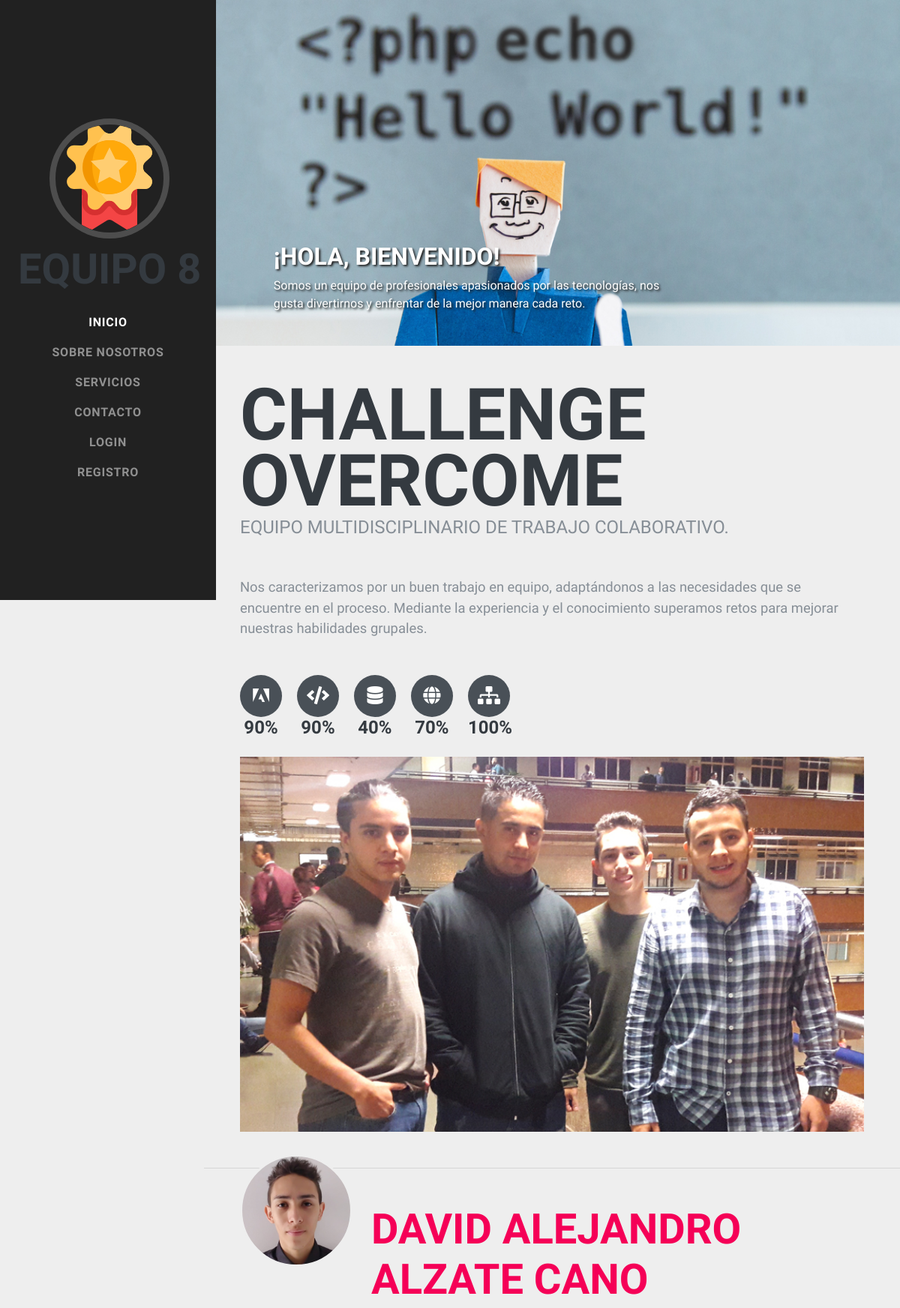
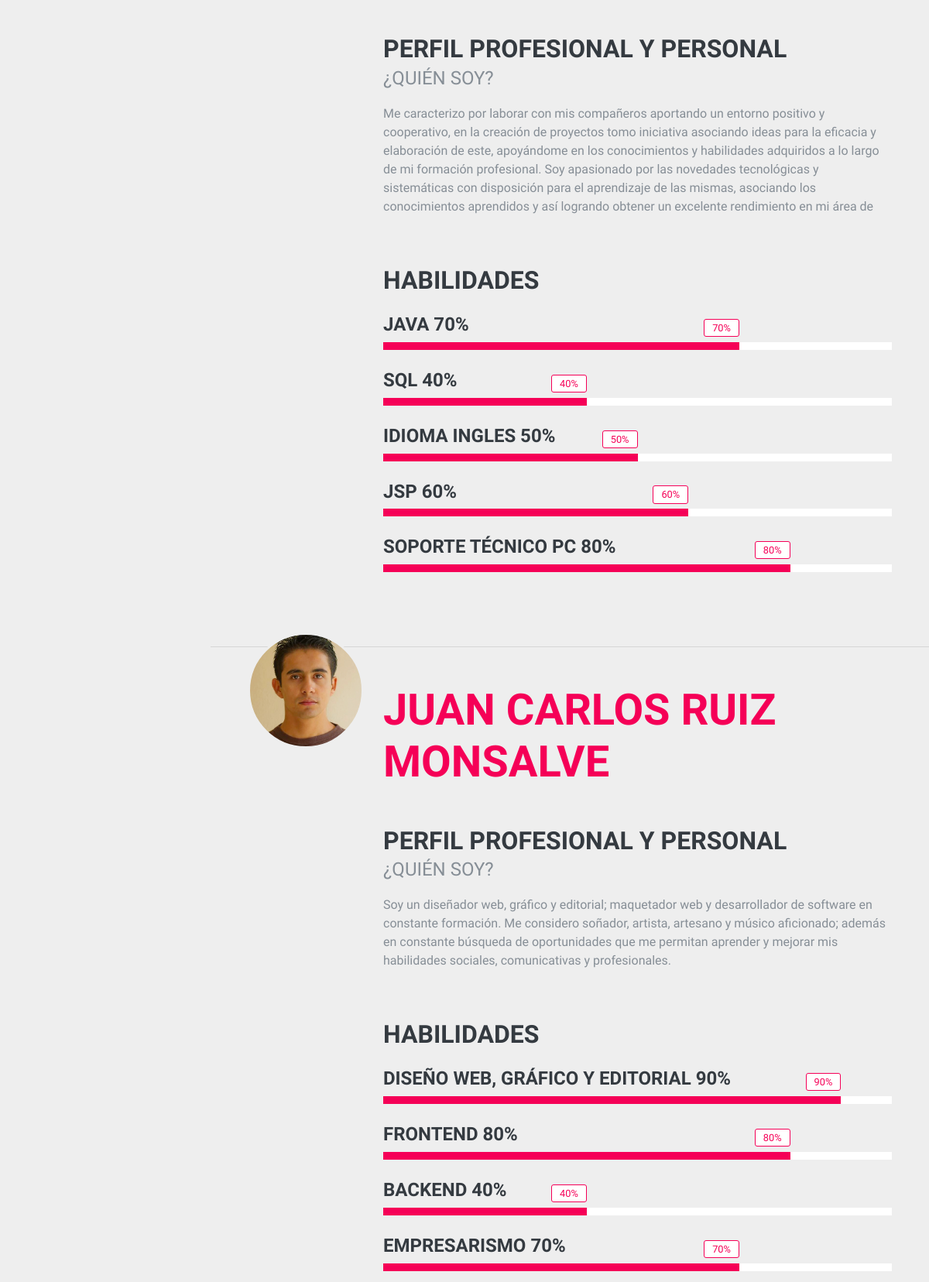
The page / (upper part) on the database its author committed (2 pictures, top to bottom).
### tables this page shows
CREATE TABLE `perfilequipo` (
  `idequipo` varchar(10) NOT NULL,
  `nombre` varchar(50) NOT NULL,
  `email` varchar(50) NOT NULL,
  `telefono` varchar(50) NOT NULL,
  `perfil` varchar(500) NOT NULL,
  `habilidad01` varchar(50) NOT NULL,
  `habilidad02` varchar(50) NOT NULL,
  `habilidad03` varchar(50) NOT NULL,
  `habilidad04` varchar(50) NOT NULL,
  `habilidad05` varchar(50) NOT NULL,
  `foto` varchar(50) NOT NULL
);

CREATE TABLE `perfil` (
  `idn` int(11) NOT NULL,
  `nombres` varchar(50) NOT NULL,
  `apellidos` varchar(50) NOT NULL,
  `email` varchar(50) NOT NULL,
  `telefono` varchar(50) NOT NULL,
  `perfil` varchar(500) NOT NULL,
  `habilidad01` varchar(50) NOT NULL,
  `habilidad02` varchar(50) NOT NULL,
  `habilidad03` varchar(50) NOT NULL,
  `habilidad04` varchar(50) NOT NULL,
  `habilidad05` varchar(50) NOT NULL,
  `foto` varchar(50) NOT NULL,
  `idequipo` varchar(10) NOT NULL
);

### db/clases.php (called while the page is built, shortened)
<?php
class db{
    private $connect;
    private $emailSesion;
    private $passSesion;
    function db_open(){
        $this->connect = new mysqli("localhost","root","","website201901");
        $this->connect->set_charset("utf8");
    }
    function seleccionar_perfiles(){
        $sql = "SELECT * FROM  perfil WHERE idequipo='PPI620308' ";
        $result = $this->db_sql($sql);
        return $result;
    }
    function seleccionar_equipos(){
        $sql = "SELECT * FROM perfilequipo WHERE idequipo='PPI620308'";
        $result = $this->db_sql($sql);
        return $result;
    }
    function check_user($Email,$Password, $complete){
        $sql = "";
        if($complete){
            $sql = "SELECT * FROM usuarios WHERE Email='".$Email."' AND Password='".$Password."' ";
        }else{
            $sql = "SELECT * FROM usuarios WHERE Email='".$Email."'";
        }
        $result = $this->db_sql($sql);
        $row_cnt = $result->num_rows;
        return $row_cnt;
    }
    function check_login(){
        if($this->check_user($this->emailSesion, $this->passSesion,true)>0){
            return true;
        }
        return false;
    }
    function sacarporcentaje($String){
        $letras=str_split($String);
        $numero1=strlen($String)-3;
        $numero2=strlen($String)-2;
        $porcentaje= $letras[$numero1].$letras[$numero2];
        return $porcentaje;
    }
    function putSessions(){
        $this->emailSesion = $_SESSION["email"];
        $this->passSesion = $_SESSION["password"];
    }
    function db_sql($sql){
        $result = $this->connect->query($sql);
        return $result;
    }
}

### index.php (the view, shortened to what this page needs)
<?php
    require('db/clases.php');
    $db=new db();
    $result=$db->seleccionar_perfiles();
    $equipo=$db->seleccionar_equipos();
?>
<!DOCTYPE html>
<html lang="en">
<head>
    <link href="vendor/bootstrap/css/bootstrap.min.css" rel="stylesheet">
    <link href="vendor/fontawesome-free/css/all.min.css" rel="stylesheet">
    <link href="css/resume.css" rel="stylesheet">
</head>
<body id="page-top">
    <nav class="navbar navbar-expand-lg navbar-dark bg-primary fixed-top" id="sideNav">
        <a class="navbar-brand js-scroll-trigger" href="#page-top">
            <span class="d-none d-lg-block">
                <img class="img-fluid img-profile rounded-circle mx-auto mb-2" src="img/logo.svg" alt="">
                <h2>Equipo 8</h2>
            </span>
        </a>
        <div class="collapse navbar-collapse" id="navbarSupportedContent">
            <ul class="navbar-nav">
                <li class="nav-item">
                    <a class="nav-link js-scroll-trigger" href="#inicio">Inicio</a>
                </li>
                <li class="nav-item">
                    <a class="nav-link js-scroll-trigger" href="#team">Sobre nosotros</a>
                </li>
                <li class="nav-item">
                    <a class="nav-link js-scroll-trigger" href="#servicios">Servicios</a>
                </li>
                <li class="nav-item">
                    <a class="nav-link js-scroll-trigger" href="#contacto">Contacto</a>
                </li>
                <?php if(!$db->check_login()){ ?>
                <li class="nav-item">
                    <a class="nav-link js-scroll-trigger" href="login.php">Login</a>
                </li>
                <li class="nav-item">
                    <a class="nav-link js-scroll-trigger" href="login.php">Registro</a>
                </li>
                <?php } ?>
            </ul>
        </div>
    </nav>
    <div class="container-fluid p-0">
        <section class="inicio" id="inicio">
            <div class="text">
                <h3>¡Hola, bienvenido! <?php echo $db->emailSesion; ?></h3>
                <p>Somos un equipo de profesionales apasionados por las tecnologías, nos gusta divertirnos y enfrentar de la mejor manera cada reto.</p>
            </div>
            <img src="./img/inicio.jpg" class="inicio">
        </section>
        <section class="resume-section p-3 p-lg-5 d-flex align-items-center" id="team">
            <?php
                while ($row = $equipo->fetch_assoc()) {
                    ?>
                    <div class="w-100">
                        <h1 class="mb-0"><?php echo $row['nombre']?>
                        </h1>
                        <div class="subheading mb-5">equipo multidisciplinario de trabajo colaborativo.</div>
                        <p class="lead mb-5"><?php echo $row['perfil']?></p>
                        <div class="social-icons">
                            <a href="#">
                                <i class="fab fa-adobe"></i>
                                <h4><?php echo $db->sacarporcentaje($row['habilidad01']); ?>%</h4>
                            </a>
                            <a href="#">
                                <i class="fas fa-code"></i>
                                <h4><?php echo $db->sacarporcentaje($row['habilidad02']); ?>%</h4>
                            </a>
                            <a href="#">
                                <i class="fas fa-database"></i>
                                <h4><?php echo $db->sacarporcentaje($row['habilidad03']); ?>%</h4>
                            </a>
                            <a href="#">
                                <i class="fas fa-globe"></i>
                                <h4><?php echo $db->sacarporcentaje($row['habilidad04']); ?>%</h4>
                            </a>
                            <a href="#">
                                <i class="fas fa-sitemap"></i>
                                <h4>1<?php echo $db->sacarporcentaje($row['habilidad05']); ?>%</h4>
                            </a>
                        </div>
                        <br>
                        <div class="team"></div>
                    </div>
                    <?php
                     }
                    ?>
        </section>
        <hr class="m-0">
        <?php
            while ($row = $result->fetch_assoc()) {
        ?>
        <section class="resume-section p-3 p-lg-5 d-flex justify-content-center" id="Id<?php echo $row['idn']?>">
            <div class="w-100">
                <h2 class="mb-5 text-primary namePerson"><?php echo $row["nombres"].' '.$row["apellidos"]?></h2>
                <div class="resume-item d-flex flex-column flex-md-row justify-content-between mb-5">
                    <div class="resume-content">
                        <h3 class="mb-0">perfil profesional y personal</h3>
                        <div class="subheading mb-3">¿quién soy?</div>
                        <p><?php echo $row["perfil"]?></p>
                    </div>
                </div>
                <div class="resume-item mb-5">
                    <div class="resume-content">
                        <h3 class="mb-0">Habilidades</h3><br>
                        <div class="skill">
                            <div class="skillItem">
                                <h4><?php echo $row["habilidad01"]?></h4>
                            </div>
                            <div class="porcentContainer">
                            <div class="porcent porcent-<?php echo $db->sacarporcentaje($row['habilidad01']); ?>"></div>
                            </div>
                        </div>
                        <div class="skill">
                            <div class="skillItem">
                                <h4><?php echo $row["habilidad02"]?></h4>
                            </div>
                            <div class="porcentContainer">
                            <div class="porcent porcent-<?php echo $db->sacarporcentaje($row['habilidad02']); ?>"></div>
                            </div>
                        </div>
                        <div class="skill">
                            <div class="skillItem">
                                <h4><?php echo $row["habilidad03"]?></h4>
                            </div>
                            <div class="porcentContainer">
                                <div class="porcent porcent-<?php echo $db->sacarporcentaje($row['habilidad03']); ?>"></div>
                            </div>
                        </div>
                        <div class="skill">
                            <div class="skillItem">
                                <h4><?php echo $row["habilidad04"]?></h4>
                            </div>
                            <div class="porcentContainer">
                            <div class="porcent porcent-<?php echo $db->sacarporcentaje($row['habilidad04']); ?>"></div>
                            </div>
                        </div>
                        <div class="skill">
                            <div class="skillItem">
                                <h4><?php echo $row["habilidad05"]?></h4>
                            </div>
                            <div class="porcentContainer">
                            <div class="porcent porcent-<?php echo $db->sacarporcentaje($row['habilidad05']); ?>"></div>
                            </div>
                        </div>
                    </div>
                </div>
            </div>
        </section>
        <hr class="m-0">
            <?php
            }
            ?>
    </div>
</body>
</html>

### rows shown on the page
perfilequipo: nombre "CHALLENGE OVERCOME", perfil "Nos caracterizamos por un buen trabajo en equipo, adaptándonos a las necesidades que se encuentre en el proceso. Mediante la experiencia y el conocimiento superamos retos para mejorar nuestras habilidades grupales.", habilidad01 "90", habilidad02 "90", habilidad03 "40", habilidad04 "70", habilidad05 "00"
perfil: nombres "DAVID ALEJANDRO", apellidos "ALZATE CANO", perfil "Me caracterizo por laborar con mis compañeros aportando un entorno positivo y cooperativo, en la creación de proyectos tomo iniciativa asociando ideas para la eficacia y elaboración de este, apoyándome en los conocimientos y habilidades adquiridos a lo largo de mi formación profesional. Soy apasionado por las novedades tecnológicas y sistemáticas con disposición para el aprendizaje de las mismas, asociando los conocimientos aprendidos y así logrando obtener un excelente rendimiento en mi área de", habilidad01 "JAVA 70%", habilidad02 "SQL 40%", habilidad03 "IDIOMA INGLES 50%", habilidad04 "JSP 60%", habilidad05 "SOPORTE TÉCNICO PC 80%"
perfil: nombres "JUAN CARLOS", apellidos "RUIZ MONSALVE", perfil "Soy un diseñador web, gráfico y editorial; maquetador web y desarrollador de software en constante formación. Me considero soñador, artista, artesano y músico aficionado; además en constante búsqueda de oportunidades que me permitan aprender y mejorar mis habilidades sociales, comunicativas y profesionales.", habilidad01 "DISEÑO WEB, GRÁFICO Y EDITORIAL 90%", habilidad02 "FRONTEND 80%", habilidad03 "BACKEND 40%", habilidad04 "EMPRESARISMO 70%"
